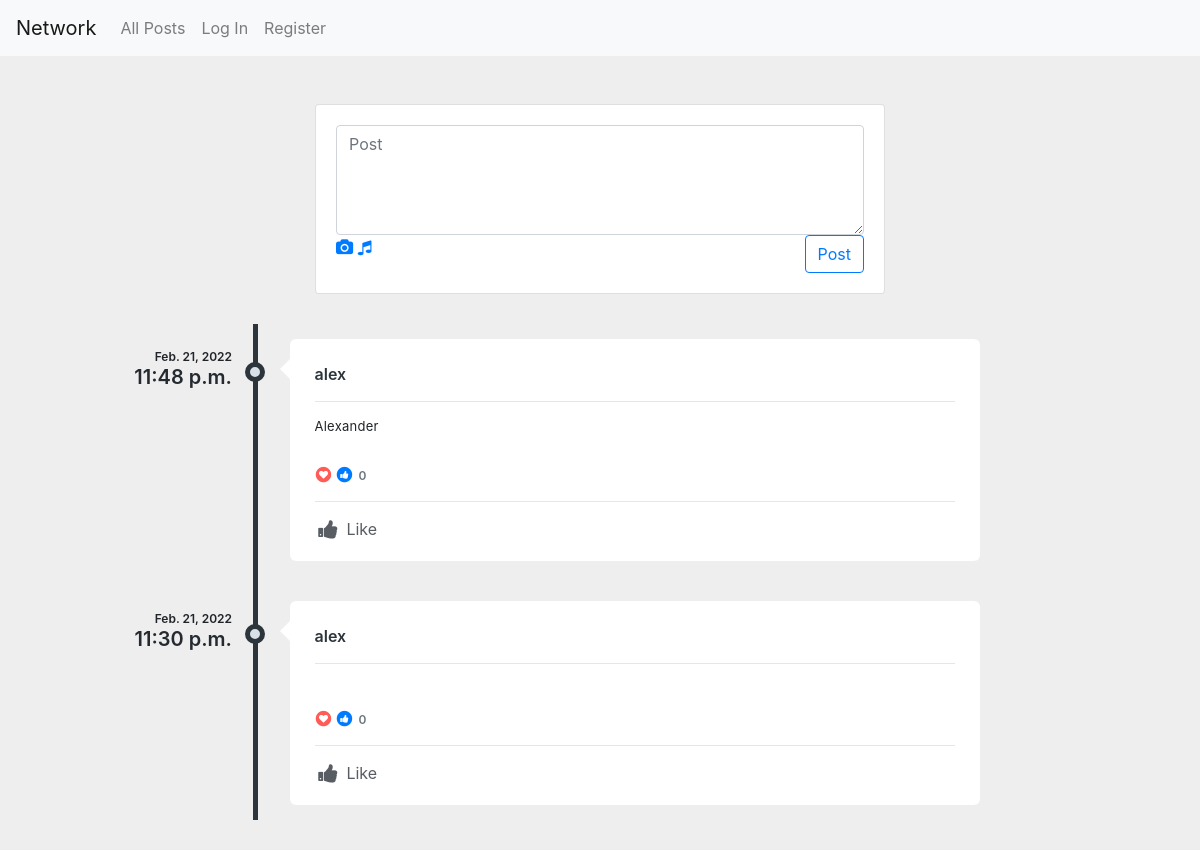
The app's page /, older data.
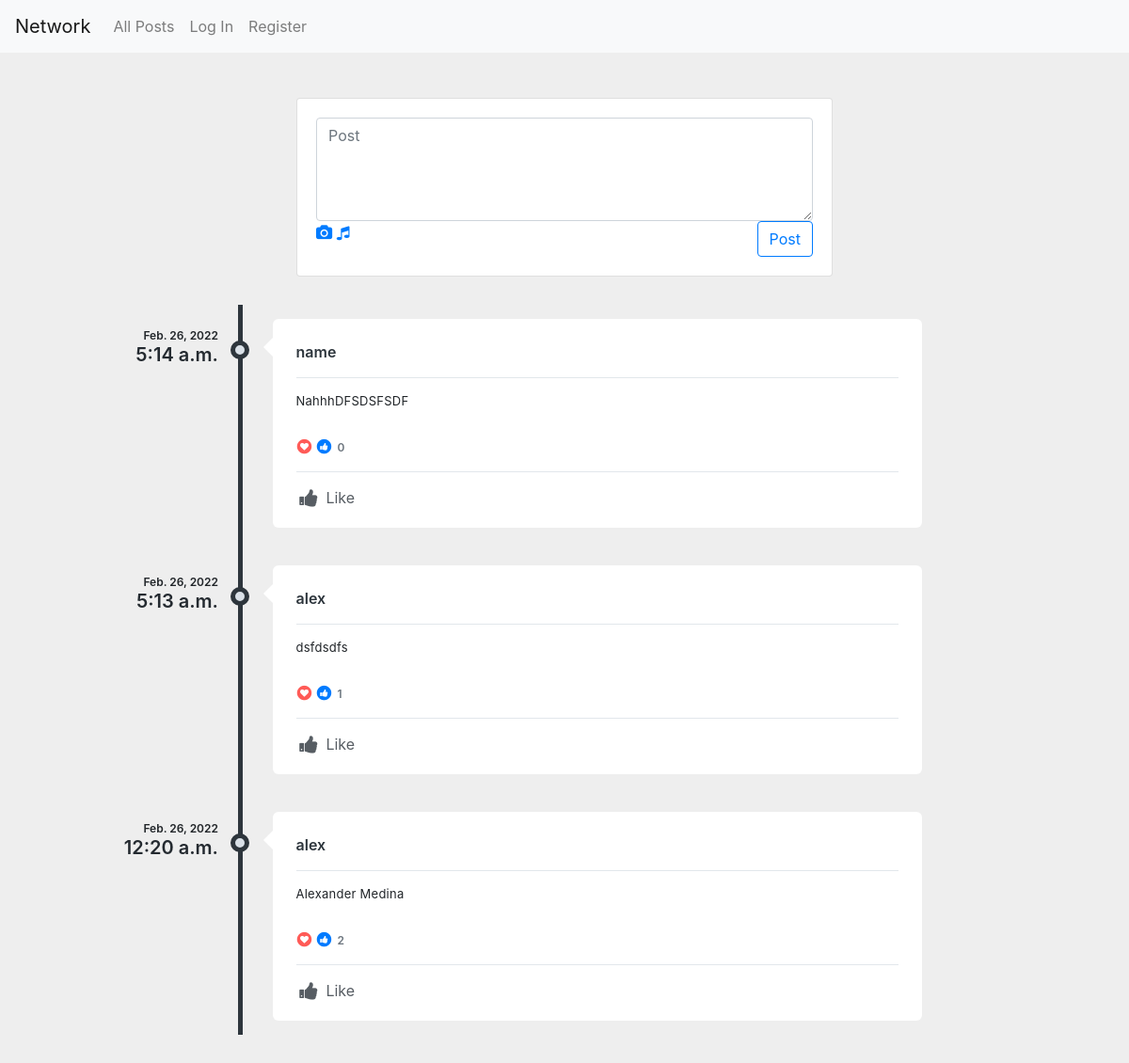
The same page, newer data.
### network/models.py (models this page shows, shortened)
class Posts(models.Model):
    person = models.ForeignKey(User, on_delete=models.CASCADE)
    post = models.CharField(max_length=280)
    timestamp = models.DateTimeField(auto_now_add=True)
    likes = models.ManyToManyField(User, related_name= 'likes')
    def likes_as_flat_user_id_list(self):
        return self.likes.values_list('id', flat=True)

class User(AbstractUser):
    pass

### network/views.py (the view)
# urls.py: path("", views.index, name="index"),
def index(request):
    get = Posts.objects.all().order_by('-id')
    paginator = Paginator(get, 10)
    page_number = request.GET.get('page')
    page_obj = paginator.get_page(page_number)
    return render(request, "network/index.html", {"page_obj": page_obj})

### network/templates/network/index.html (shortened to what this page needs)
{% extends "network/layout.html" %}
{% load static %}
{% block body %}
 <div class="col-lg-7 col-xl-6 mx-auto mt-5">
                <div class="card card-white grid-margin">
                    <div class="card-body">
                        <div class="post">
                            <form action="{% url 'posts' %}" method="post">
                            <textarea id ="text" name="text" class="form-control" placeholder="Post" rows="4"></textarea>
                            <div class="post-options">
                                <a href="#"><i class="fa fa-camera"></i></a>
                                <a href="#"><i class="fa fa-music"></i></a>
                                <button class="btn btn-outline-primary float-right">Post</button>
                            </div>
                            </form>
                        </div>
                    </div>
                </div>
   </div>
               <div class="profile-content">
               <div class="tab-content p-0">
                  <div class="tab-pane fade active show" id="profile-post">
                     <ul class="timeline">
                         {% for post in page_obj %}
                        <li>
                           <div class="timeline-time">
                              <span class="date">{{post.timestamp.date}}</span>
                              <span class="time">{{post.timestamp.time}}</span>
                           </div>
                           <div class="timeline-icon">
                              <a href="javascript:;">&nbsp;</a>
                           </div>
                           <div class="timeline-body">
                              <div class="timeline-header">
                                 <span class="username"><a href="{% url 'username' post.person %}">{{post.person}}</a> <small></small></span>
                              </div>
                              <div class="timeline-content">
                                 <p data-id= "{{post.pk}}">
                                   {{post.post}}
                                 </p>
                              </div>
                              <div class="timeline-likes">
                                 <div class="stats">
                                    <span class="fa-stack fa-fw stats-icon">
                                    <i class="fa fa-circle fa-stack-2x text-danger"></i>
                                    <i class="fa fa-heart fa-stack-1x fa-inverse t-plus-1"></i>
                                    </span>
                                    <span class="fa-stack fa-fw stats-icon">
                                    <i class="fa fa-circle fa-stack-2x text-primary"></i>
                                    <i class="fa fa-thumbs-up fa-stack-1x fa-inverse"></i>
                                    </span>
                                    <span data-id= "{{post.pk}}6" class="stats-total">{{post.likes.count }} </span>
                                 </div>
                              </div>
                              <div class="timeline-footer">
                                 {% if request.user.id in post.likes_as_flat_user_id_list %}
                                 <a href="javascript:;" onclick="updatelike('{{post.pk}}')" data-id="{{post.pk}}7" class="alreadyliked m-r-15 text-inverse-lighter"><i class="fa fa-thumbs-up fa-fw fa-lg m-r-3"></i> Like</a>
                                 {% else %}
                                 <a href="javascript:;" onclick="updatelike('{{post.pk}}')" data-id="{{post.pk}}7" class="m-r-15 text-inverse-lighter"><i class="fa fa-thumbs-up fa-fw fa-lg m-r-3"></i> Like</a>
                                 {% endif %}
                              </div>
                           </div>
                           </li>
                           {% endfor%}
                        </ul>
{% endblock %}

Row changes from the older to the newer data that the page shows:
removed Posts: timestamp "Feb. 21, 2022", timestamp.time "11:48 p.m.", person "alex", post "Alexander", likes.count "0"
removed Posts: timestamp "Feb. 21, 2022", timestamp.time "11:30 p.m.", person "alex", likes.count "0"
added Posts: timestamp "Feb. 26, 2022", timestamp.time "5:14 a.m.", person "name", post "NahhhDFSDSFSDF", likes.count "0"
added Posts: timestamp "Feb. 26, 2022", timestamp.time "5:13 a.m.", person "alex", post "dsfdsdfs", likes.count "1"
added Posts: timestamp "Feb. 26, 2022", timestamp.time "12:20 a.m.", person "alex", post "Alexander Medina", likes.count "2"
